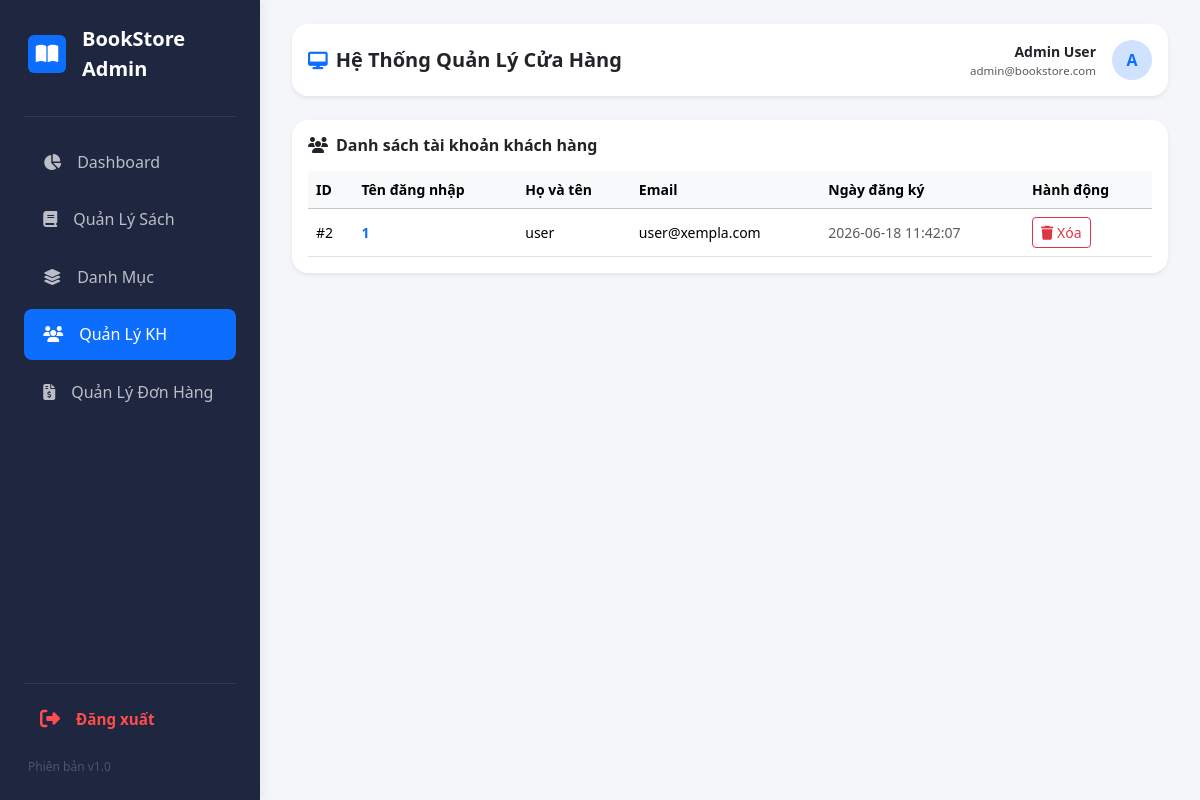
The app's page /admin/index.php?page=user-list (signed in), older data.
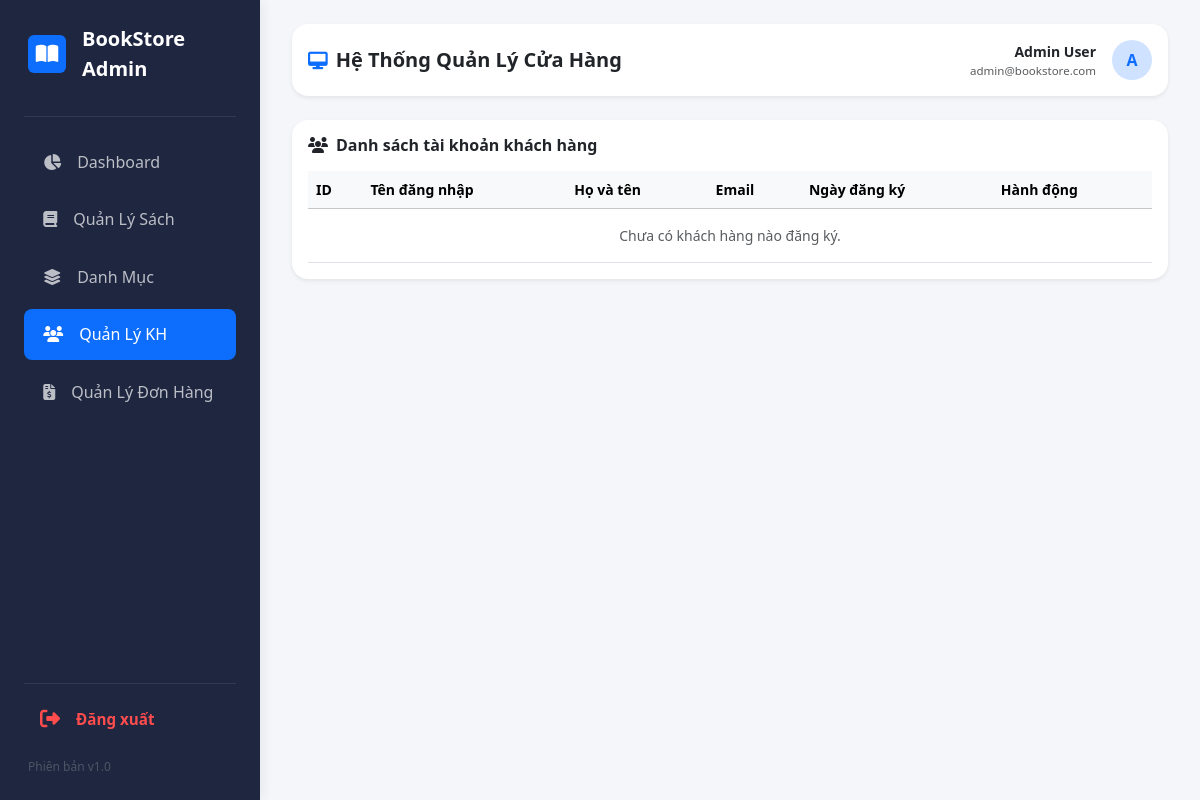
The same page, newer data.
### tables this page shows
CREATE TABLE `users` (
  `id` int(11) NOT NULL,
  `username` varchar(50) NOT NULL,
  `password` varchar(255) NOT NULL,
  `fullname` varchar(100) DEFAULT NULL,
  `email` varchar(100) DEFAULT NULL,
  `role` enum('admin','user') DEFAULT 'user',
  `created_at` timestamp NOT NULL DEFAULT current_timestamp()
);

### admin/view/user-list.php (the view)
<?php
if (isset($pdo)) {
    $users = $pdo->query("SELECT id, username, fullname, email, created_at FROM users WHERE role = 'user' ORDER BY id DESC")->fetchAll(PDO::FETCH_ASSOC);
}
?>
<div class="card panel-box p-3 shadow-sm border-0">
    <h6 class="fw-bold mb-3"><i class="fa-solid fa-users me-2"></i>Danh sách tài khoản khách hàng</h6>
    <div class="table-responsive">
        <table class="table align-middle m-0 small table-hover">
            <thead class="table-light">
                <tr>
                    <th>ID</th>
                    <th>Tên đăng nhập</th>
                    <th>Họ và tên</th>
                    <th>Email</th>
                    <th>Ngày đăng ký</th>
                    <th>Hành động</th>
                </tr>
            </thead>
            <tbody>
                <?php if(empty($users)): ?>
                    <tr><td colspan="6" class="text-center text-muted py-3">Chưa có khách hàng nào đăng ký.</td></tr>
                <?php else: ?>
                    <?php foreach($users as $u): ?>
                    <tr>
                        <td>#<?= $u['id'] ?></td>
                        <td class="fw-bold text-primary"><?= htmlspecialchars($u['username']) ?></td>
                        <td><?= htmlspecialchars($u['fullname'] ?? 'Chưa cập nhật') ?></td>
                        <td><?= htmlspecialchars($u['email'] ?? 'Chưa cập nhật') ?></td>
                        <td class="text-muted"><?= $u['created_at'] ?></td>
                        <td>
                            <a href="modules/user/delete.php?id=<?= $u['id'] ?>" class="btn btn-sm btn-outline-danger" onclick="return confirm('Bạn có chắc chắn muốn xóa tài khoản khách hàng này?')"><i class="fa-solid fa-trash"></i> Xóa</a>
                        </td>
                    </tr>
                    <?php endforeach; ?>
                <?php endif; ?>
            </tbody>
        </table>
    </div>
</div>

### admin/index.php (shortened to what this page needs)
<?php
$page = isset($_GET['page']) ? $_GET['page'] : 'dashboard';
$admin_fullname = isset($_SESSION['fullname']) ? $_SESSION['fullname'] : 'Admin User';
$admin_email = isset($_SESSION['email']) ? $_SESSION['email'] : 'admin@bookstore.com';
$avatar_letter = mb_substr($admin_fullname, 0, 1, 'utf-8');
?>
<!doctype html>
<html lang="vi">
  <head>
    <link href="https://cdn.jsdelivr.net/npm/bootstrap@5.3.3/dist/css/bootstrap.min.css" rel="stylesheet">
    <link href="https://cdnjs.cloudflare.com/ajax/libs/font-awesome/6.4.0/css/all.min.css" rel="stylesheet">
  </head>
  <body>
    <div class="d-flex">
      <aside class="sidebar d-flex flex-column justify-content-between">
        <div>
          <div class="d-flex align-items-center gap-3 mb-4 pb-2 px-1">
            <div class="bg-primary text-white rounded p-2 d-flex align-items-center justify-content-center" style="width:38px; height:38px;">
              <i class="fa-solid fa-book-open fs-5"></i>
            </div>
            <span class="fs-5 fw-bold text-white">BookStore Admin</span>
          </div>
          <hr class="text-secondary opacity-25">
          <nav class="nav flex-column mt-3">
            <a class="nav-link <?= $page == 'dashboard' ? 'active' : '' ?>" href="index.php?page=dashboard"><i class="fa-solid fa-chart-pie me-3"></i>Dashboard</a>
            <a class="nav-link <?= $page == 'book-list' || $page == 'book-add' || $page == 'book-edit' ? 'active' : '' ?>" href="index.php?page=book-list"><i class="fa-solid fa-book me-3"></i>Quản Lý Sách</a>
            <a class="nav-link <?= $page == 'category-list' ? 'active' : '' ?>" href="index.php?page=category-list"><i class="fa-solid fa-layer-group me-3"></i>Danh Mục</a>
            <a class="nav-link <?= $page == 'user-list' ? 'active' : '' ?>" href="index.php?page=user-list"><i class="fa-solid fa-users me-3"></i>Quản Lý KH</a>
            <a class="nav-link <?= $page == 'order-list' ? 'active' : '' ?>" href="index.php?page=order-list"><i class="fa-solid fa-file-invoice-dollar me-3"></i>Quản Lý Đơn Hàng</a>
          </nav>
        </div>
        <div class="mt-auto mb-3">
            <hr class="text-secondary opacity-25 my-3">
            <a href="modules/logout.php"
               class="nav-link d-flex align-items-center gap-3 py-2 px-3 rounded-3"
               style="text-decoration: none; color: #ff4d4d !important; font-weight: 700 !important; font-size: 0.95rem; transition: all 0.2s ease-in-out;"
               onmouseover="this.style.backgroundColor='rgba(243, 24, 24, 0.3)'; this.style.color='#fff !important'"
               onmouseout="this.style.backgroundColor='transparent'; this.style.color='#ff4d4d !important'"
               onclick="return confirm('Bạn có chắc chắn muốn đăng xuất khỏi hệ thống không?')">
                <i class="fa-solid fa-right-from-bracket fs-5"></i> <span>Đăng xuất</span>
            </a>
        </div>
        <div class="text-secondary small px-1" style="font-size: 0.75rem; opacity: 0.6;">Phiên bản v1.0</div>
      </aside>
      <div class="main-content flex-grow-1">
        <header class="d-flex justify-content-between align-items-center bg-white p-3 rounded-4 shadow-sm mb-4">
          <h5 class="fw-bold text-dark m-0 d-none d-lg-block">
             <i class="fa-solid fa-desktop text-primary me-2 small"></i>Hệ Thống Quản Lý Cửa Hàng
          </h5>
          <div class="d-flex align-items-center gap-3 ms-auto">
            <div class="text-end">
              <p class="m-0 fw-semibold text-dark small"><?= htmlspecialchars($admin_fullname) ?></p>
              <small class="text-muted d-block" style="font-size: 0.72rem;"><?= htmlspecialchars($admin_email) ?></small>
            </div>
            <div class="bg-primary-subtle text-primary rounded-circle d-flex align-items-center justify-content-center fw-bold" style="width: 40px; height: 40px;"><?= htmlspecialchars($avatar_letter) ?></div>
          </div>
        </header>
        <?php
        switch ($page) {
            case 'user-list':
                if (file_exists('view/user-list.php')) {
                    include_once 'view/user-list.php';
                } else {
                    echo "<div class='alert alert-warning'>Vui lòng tạo file view/user-list.php để chứa giao diện Quản lý khách hàng.</div>";
                }
                break;
        }
        ?>
      </div>
    </div>
  </body>
</html>

### admin/index.php (style rules this page uses)
:root { --sb-bg: #1e2640; --sb-hover: #2d3758; --body-bg: #f4f6f9; }
body { background-color: var(--body-bg); font-family: 'Segoe UI', system-ui, sans-serif; margin: 0; overflow-x: hidden; }
.sidebar { height: 100vh; background: var(--sb-bg); color: #fff; width: 260px; position: fixed; top: 0; left: 0; z-index: 1000; padding: 1.5rem; box-shadow: 4px 0 10px rgba(0,0,0,0.05); }
.sidebar .nav-link { color: rgba(255,255,255,0.7); padding: 0.85rem 1.2rem; border-radius: 0.5rem; margin: 0.2rem 0; font-weight: 500; text-decoration: none; display: block; transition: all 0.2s ease; }
.sidebar .nav-link:hover, .sidebar .nav-link.active { background: #0d6efd; color: #fff; }
.main-content { margin-left: 260px; min-height: 100vh; padding: 1.5rem 2rem; }
.panel-box { border: none; border-radius: 1rem; box-shadow: 0 4px 16px rgba(0,0,0,0.02); background: #fff; padding: 1.5rem; }

Row changes from the older to the newer data that the page shows:
removed users: id "2", username "1", fullname "user", email "user@xempla.com", created_at "2026-06-18 11:42:07"
Text that changed along with them:
text now shown: "Chưa có khách hàng nào đăng ký."
